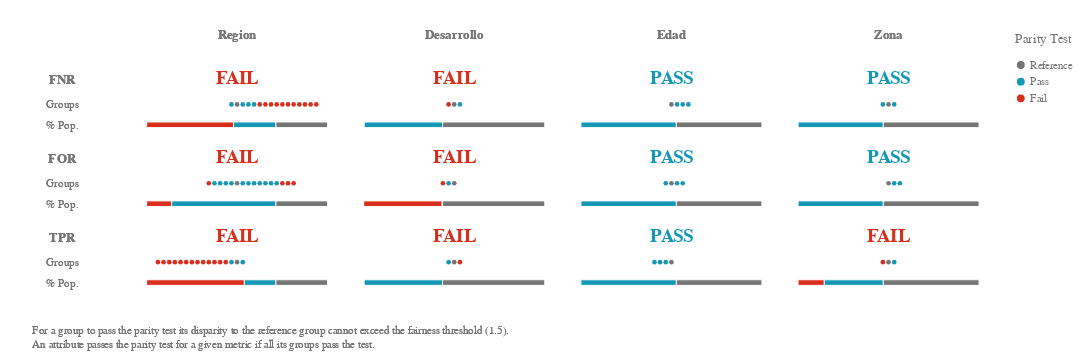

This figure's notebook cell:
### Code cell
ap.summary(grupo_definido, metrics, fairness_threshold = disparity_tolerance)
